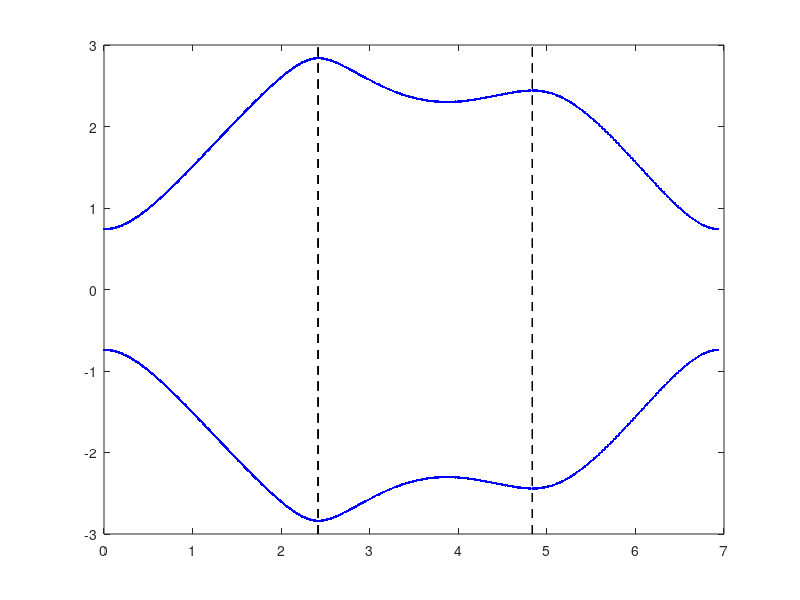

MATLAB code for this plot: (Note: this script raises an error after producing the figure.)
%% PLOTING THE BAND TOUCHINGS

clear all
home

% Drive Family Parameters
omega=[0.9]; % units of J
periods=2*pi./omega;
delta=0.2;
tol=0.01;
W_0=0;
W_pi=0;

% Time parameters
n_t=1000;
change=0.5;

% Reciprocal Lattice Parameters
l=sqrt((4*(pi^2)/9)/(3/4));
a=2*pi*cos(30*pi/180)/3;
b=2*pi*sin(30*pi/180)/3;
s=l*cos(60*pi/180);
f=l*sin(60*pi/180);

% High Symmetry Lines 
kx_gamma_K=[0:0.01:l];
ky_gamma_K=0*kx_gamma_K;
kx_KK=[l:-0.01:s];
ky_KK=tan(120*pi/180)*kx_KK-(l*tan(120*pi/180));
kx_K_gamma=[s:-0.01:0];
ky_K_gamma=tan(60*pi/180)*kx_K_gamma;

% Hamiltonians

H1=@(delta,kx,ky)   [delta/2, exp(1i*ky);
                    exp(-1i*ky), -delta/2];    
                
H2=@(delta,kx,ky)  [delta/2, exp(-1i*0.5*(sqrt(3)*kx+ky));
                   exp(1i*0.5*(sqrt(3)*kx+ky)), -delta/2];    
               
H3=@(delta,kx,ky)  [delta/2, exp(-1i*0.5*(-sqrt(3)*kx+ky));
                    exp(1i*0.5*(-sqrt(3)*kx+ky)), -delta/2];

% S Matrix
cont_0=1;
cont_pi=1;

%% Family of drives lambda=omega

% We select an offset potential and we sweep the quasi energy spectrum of
% the system from high-frequency trivial topology (0,0) to low frequency,
% searching for band touchings and calculating the associated topological
% charge with the "efficient" scheme.
for j=1:length(omega)
j
% Time parameters
T=periods(j);   
t=[linspace(0,T/3,n_t),linspace(T/3,2*T/3,n_t),linspace(2*T/3,T,n_t)];
dt=t(2)-t(1);

% Time evolution
for i=1:length(kx_gamma_K);
    
    % Time evolution operator
     U1=(expm(-1i*dt*H1(delta,kx_gamma_K(i),ky_gamma_K(i))))^n_t;
     U2=(expm(-1i*dt*H2(delta,kx_gamma_K(i),ky_gamma_K(i))))^n_t;
     U3=(expm(-1i*dt*H3(delta,kx_gamma_K(i),ky_gamma_K(i))))^n_t;
     prod=U1*U2*U3;
     
     HF=1i*logm(prod);%T
     HF_diag=eig(HF);
     
     % Quasi-Energy Bands
     eps_Gamma_K_1(i)=HF_diag(1);
     eps_Gamma_K_2(i)=HF_diag(2);
end
for i=1:length(kx_KK);
      
     % Time Evolution operator
     U1=(expm(-1i*dt*H1(delta,kx_KK(i),ky_KK(i))))^n_t;
     U2=(expm(-1i*dt*H2(delta,kx_KK(i),ky_KK(i))))^n_t;
     U3=(expm(-1i*dt*H3(delta,kx_KK(i),ky_KK(i))))^n_t;
     prod=U1*U2*U3;
     
     HF=1i*logm(prod);
     HF_diag=eig(HF);
     
     % Quasi-Energy Bands
     eps_K_K_1(i)=HF_diag(1);
     eps_K_K_2(i)=HF_diag(2);
     
end
for i=1:length(kx_K_gamma);
    
     % Time evolution operator
     U1=(expm(-1i*dt*H1(delta,kx_K_gamma(i),ky_K_gamma(i))))^n_t;
     U2=(expm(-1i*dt*H2(delta,kx_K_gamma(i),ky_K_gamma(i))))^n_t;
     U3=(expm(-1i*dt*H3(delta,kx_K_gamma(i),ky_K_gamma(i))))^n_t;
     prod=U1*U2*U3;
     
     HF=1i*logm(prod);
     HF_diag=eig(HF);
     
     % Quasi-Energy Bands
     eps_K_Gamma_1(i)=HF_diag(1);
     eps_K_Gamma_2(i)=HF_diag(2);
     
end


end


%% QUASI-ENERGY BAND STRUCTURE

K=l;
KK=sqrt(f^2+(l-s)^2);
Gamma=2*pi/3;

k1=linspace(0,K,length(eps_Gamma_K_1));
k2=linspace(K,K+KK,length(eps_K_K_1));
k3=linspace(K+KK,K+KK+Gamma,length(eps_K_Gamma_1));

T=periods;

close all
figure(1)
box on
hold on
plot(k1,eps_Gamma_K_1,'b.',k1,eps_Gamma_K_2,'b.')
plot(k2,eps_K_K_1,'b.',k2,eps_K_K_2,'b.')
plot(k3,eps_K_Gamma_1,'b.',k3,eps_K_Gamma_2,'b.')
plot(K*ones(length([-3:3])),[-3:3],'--k')
plot(K+KK*ones(length([-3:3])),[-3:3],'--k')
hold off

%legend('Numerical dispersion')

ax=gca;
ax.XTick=[0,K,K+KK,K+KK+Gamma];
ax.XTickLabel={'\Gamma','K_{+}','K_{-}','\Gamma'}
ax = gca;
ax.FontSize = 16;
xlim([0 K+KK+Gamma])
ylim([-pi pi])
xlabel('$ka$','FontSize',18,'FontWeight','bold','Interpret','latex')
ylabel('$ET/J$','FontSize',18,'FontWeight','bold','Interpret','latex')
hold off